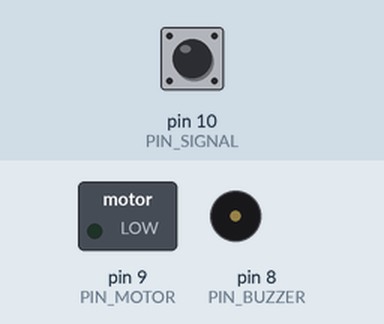
A sketch run on a simulated Arduino Uno, built with avr-gcc and run on an emulated ATmega328P. Parts: switched loads named in the sketch (green lamp = pin HIGH), buzzer (waves = sounding, pin HIGH). The inputs (shaded band) are chosen by the test bench; at power-on: pin 10 (PIN_SIGNAL) HIGH.

Above: at 1.2 s.
1.3 s: pin 10 (PIN_SIGNAL) pulled LOW for 0.15 s
At 2.7 s:
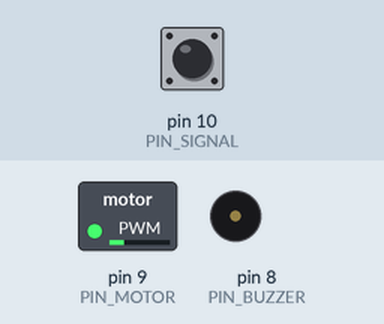
3.0 s: pin 10 (PIN_SIGNAL) pulled LOW for 1 s
At 5.3 s:
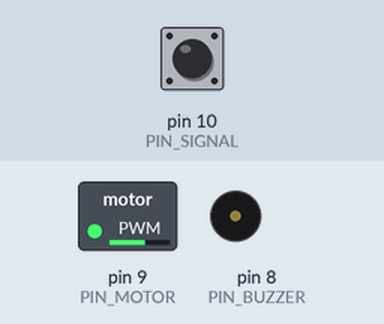
5.6 s: pin 10 (PIN_SIGNAL) pulled LOW for 0.15 s
At 6.3 s:
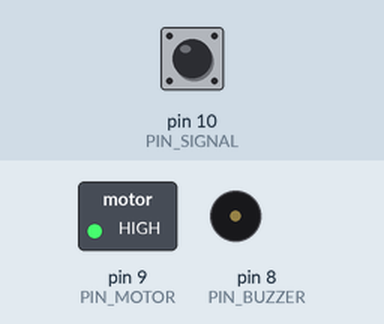
7.3 s: pin 10 (PIN_SIGNAL) pulled LOW for 3.2 s
At 10.58 s:
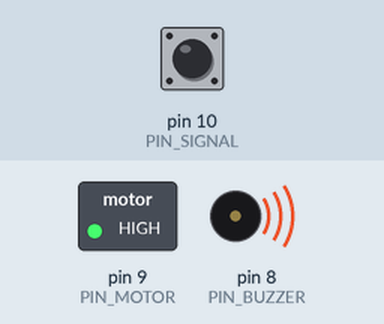
Timing chart, 0 to 12.1 s (numbered marks = the images above; inputs shaded):
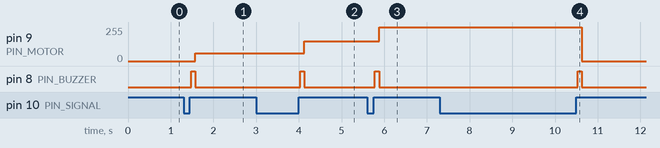

Measured:
- after the input at 1.3 s, pin 9 (PIN_MOTOR): 0/255 → 60/255 after 0.28 s; pin 8 (PIN_BUZZER): LOW → HIGH after 0.18 s, → LOW 0.10 s later
- after the input at 3.0 s, pin 9 (PIN_MOTOR): 60/255 → 150/255 after 1.1 s; pin 8 (PIN_BUZZER): LOW → HIGH after 1.0 s, → LOW 0.10 s later
- after the input at 5.6 s, pin 9 (PIN_MOTOR): 150/255 → 255/255 after 0.28 s; pin 8 (PIN_BUZZER): LOW → HIGH after 0.18 s, → LOW 0.10 s later
- after the input at 7.3 s, pin 9 (PIN_MOTOR): 255/255 → 0/255 after 3.3 s; pin 8 (PIN_BUZZER): LOW → HIGH after 3.2 s, → LOW 0.10 s later

The sketch:

BLKLab_PRJ_46_Mach_Dieu_Dong_Co_DC_Tu_Xa.ino
```cpp
/*=================================================================================================
 * BANLINHKIEN.COM                             *
 ==================================================================================================
*/

// --- KHAI BÁO CẤU HÌNH ---
const int PIN_SIGNAL = 10;   // Chân nhận tín hiệu từ mắt thu hồng ngoại
const int PIN_MOTOR  = 9;    // Chân điều khiển tốc độ Motor (PWM)
const int PIN_BUZZER = 8;    // Chân điều khiển còi báo (Buzzer)

// --- BIẾN ĐIỀU KHIỂN ---
int lastSignalState = HIGH;  // Trạng thái tín hiệu trước đó
int signalFlag      = HIGH;  // Cờ xác nhận tín hiệu đã ổn định
int speedMode       = 0;     // Chế độ tốc độ (0, 1, 2, 3)

unsigned long lastDebounceTime = 0; // Thời điểm cuối cùng tín hiệu thay đổi
const int debounceDelay = 30;       // Thời gian lọc nhiễu 30ms

void setup() {
  pinMode(PIN_MOTOR, OUTPUT);
  pinMode(PIN_BUZZER, OUTPUT);       // Cấu hình chân còi là đầu ra
  pinMode(PIN_SIGNAL, INPUT_PULLUP);

  // Dừng động cơ và tắt còi khi khởi động
  digitalWrite(PIN_MOTOR, LOW);
  digitalWrite(PIN_BUZZER, LOW);
}

void loop() {
  // 1. LỌC NHIỄU VÀ XỬ LÝ TÍN HIỆU ĐẦU VÀO
  int reading = digitalRead(PIN_SIGNAL);

  // Nếu tín hiệu thay đổi (do có vật cản hoặc nhiễu)
  if (reading != lastSignalState) {
    lastDebounceTime = millis();
  }

  // Khi tín hiệu đã ổn định đủ lâu
  if ((millis() - lastDebounceTime) > debounceDelay) {
    if (reading != signalFlag) {
      signalFlag = reading;

      // Kích hoạt khi tín hiệu quay lại mức HIGH (Vật cản đã đi qua)
      if (signalFlag == HIGH) {
        speedMode++;
        if (speedMode > 3) speedMode = 0; // Quay vòng 4 cấp độ

        // --- PHÁT TIẾNG BÍP BÁO HIỆU ---
        digitalWrite(PIN_BUZZER, HIGH); // Bật còi
        delay(100);                     // Kêu trong 0.1 giây
        digitalWrite(PIN_BUZZER, LOW);  // Tắt còi
      }
    }
  }
  lastSignalState = reading;

  // 2. ĐIỀU KHIỂN TỐC ĐỘ MOTOR THEO CẤP ĐỘ
  switch (speedMode) {
    case 0: // Tắt
      analogWrite(PIN_MOTOR, 0);
      break;
    case 1: // Quay chậm (Số 1)
      analogWrite(PIN_MOTOR, 60);
      break;
    case 2: // Quay vừa (Số 2)
      analogWrite(PIN_MOTOR, 150);
      break;
    case 3: // Quay mạnh (Số 3)
      analogWrite(PIN_MOTOR, 255);
      break;
  }
}
```
